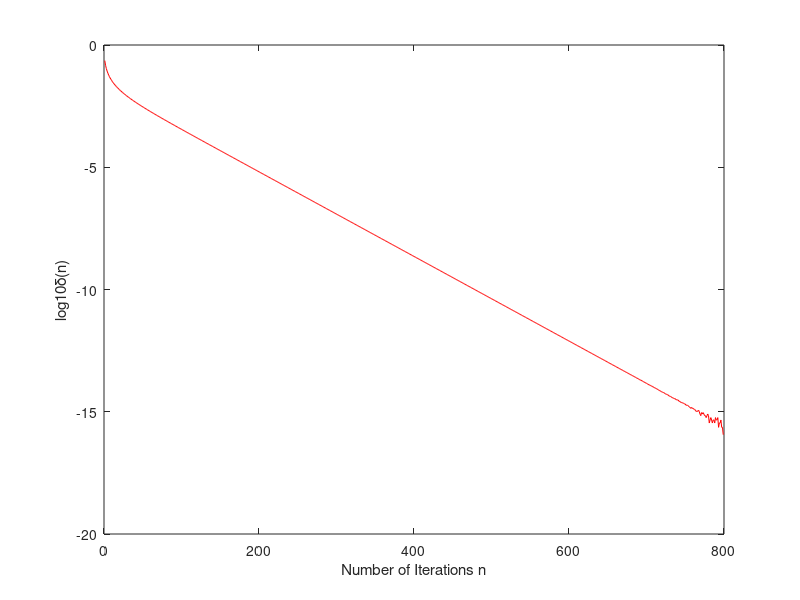

Recreate this plot in MATLAB.
% Exercise 2.2
% 
% author: Dominik Wirsig (2020067), Ravishankar Selvaraj (2036915)
%
% number of iterations to obtain machine precision are 799

beta = .17;
x_star = .24062696159732;
x1 = 1;
n = 1;

% find the number of iterations
while(true)
x2 = tanh(6*beta*x1);

if x2 ~= 0
    delta(n) = abs(x2 - x1)/abs(x1);
    disp(delta(n));
end

if delta(n) <= eps(1)
    % plot the error
    plot(1:n,log10(delta),'r-');
    xlabel('Number of Iterations n')
    ylabel('log10\delta(n)')
    fprintf('Number of iterations to obtain machine precision are %d\n', n);
    break;  
end

n = n+1;
x1 = x2;

end